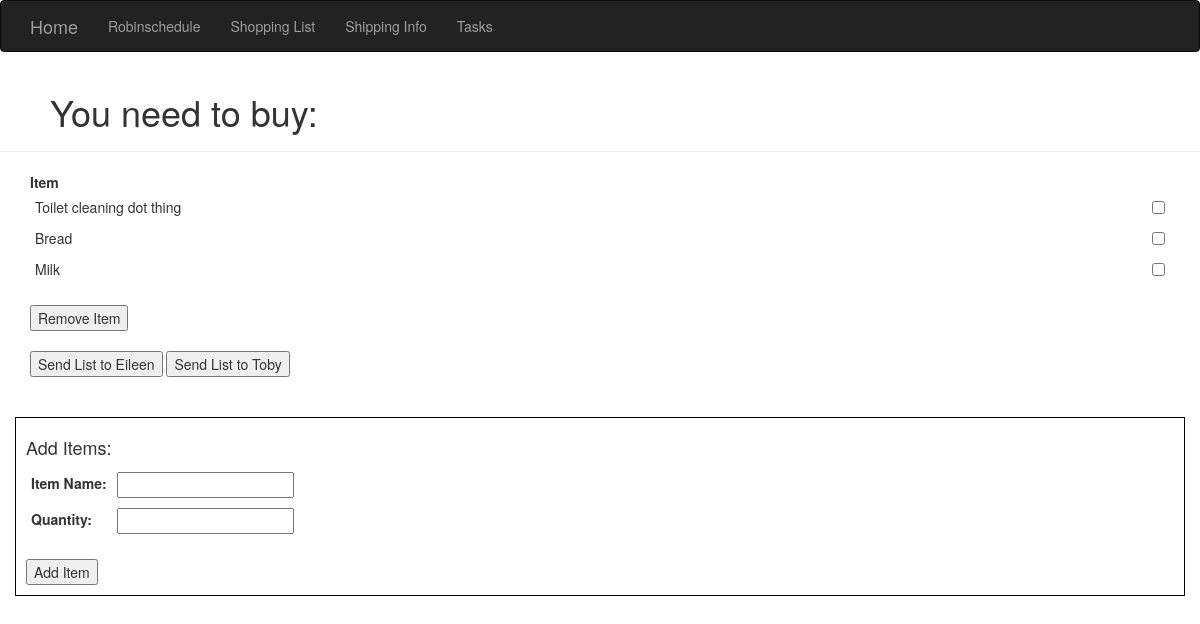
/shopping, run on an earlier commit of the app's database.
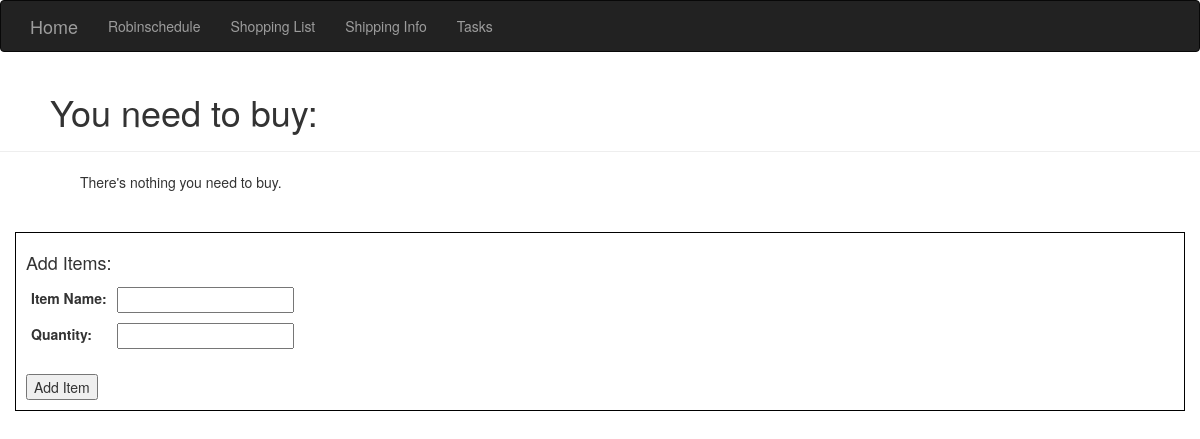
And on a later commit of the database.
### homeSite.py (models this page shows, shortened)
class Grocery(db.Model):
    __tablename__ = 'groceries'
    id = db.Column(db.Integer, primary_key=True)
    itemName = db.Column(db.String(64), unique=True)
    quantity = db.Column(db.Integer) #Setting quantity to optional so 'rice' doesn't need a quantity

### homeSite.py (the view, shortened to what this page needs)
@app.route('/shopping', methods=['GET', 'POST'])
def shopping():
    shoppingItems = Grocery.query.all()
    recipientEmailAddress = None
    return render_template('shopping.html', items=shoppingItems)

### templates/shopping.html (shortened to what this page needs)
{% extends "base.html" %}
{% block content %}
<div class="page-header" style="padding-left: 50px;">
    <h1>You need to buy:</h1>
</div>
<div class="container">
    {% if items %}
    <form method="POST" name="itemsToRemove">
    <table>
        <tr>
            <th style="width: 90%;">
                Item
            </th>
            <th style="width: 10%;">
            </th>
        </tr>
        {% for item in items %}
            <tr>
                <td>
                    {{item.itemName}}
                </td>
                <td>
                </td>
                <td><input type="checkbox" name="itemToRemove" value="{{item.itemName}}"></td>
            </tr>
        {% endfor %}
    </table>
    <br/>
    <input type="submit" name="remove" value="Remove Item">
</form>
    <br/>
    <form method="POST">
        <input type="submit" name="eileen" value="Send List to Eileen">
        <input type="submit" name="toby" value="Send List to Toby">
    </form>
    {% else %}
        <div class="list-group-heading" style="padding-left: 50px;">
            There's nothing you need to buy.
        </div>
    {% endif %}
</div>
<br>
<br>
<div class="container" style="border: 1px solid black; padding: 10px;">
    <form method=POST name="addItem">
        <table>
            <tr>
                <th colspan="2">
                    <h4>Add Items:</h4>
                </th>
            </tr>
            <tr>
                <td>
                    <label for="itemName">Item Name:</label>
                </td>
                <td>
                    <input type="text" id="itemName" name="itemName" required>
                </td>
            </tr>
            <tr>
                <td>
                    <label for="itemQuant">Quantity:</label>
                </td>
                <td>
                    <input type="number" id="itemQuant" name="itemQuant" min='1'>
                </td>
            </tr>
            <tr style="height: 20px;">
            </tr>
        </table>
    <input type="submit" name="addItem" value="Add Item">
    </form>
</div>
<br/>
{% endblock %}

### templates/base.html (shortened to what this page needs)
{% extends "bootstrap/base.html" %}
{% block navbar %}
<div class="navbar navbar-inverse" role="navigation">
    <div class="container">
        <div class="navbar-header">
            <a class="navbar-brand" href="/">Home</a>
        </div>
        <div class="navbar-collapse collapse">
            <ul class="nav navbar-nav">
                <li><a href="/schedule">Robinschedule</a></li>
                <li><a href="/shopping">Shopping List</a></li>
                <li><a href="/shipping">Shipping Info</a></li>
                <li><a href="/tasks">Tasks</a></li>
            </ul>
        </div>
    </div>
</div>
{% endblock %}

### templates/shopping.html (style rules this page uses)
td { padding:5px }

What changed in the data, as far as the page shows it:
removed Grocery: itemName "Toilet cleaning dot thing"
removed Grocery: itemName "Bread"
removed Grocery: itemName "Milk"
Also different on the page:
form field remove: "Remove Item" → (not shown)
form field eileen: "Send List to Eileen" → (not shown)
form field toby: "Send List to Toby" → (not shown)
text no longer shown: "Item"
text now shown: "There's nothing you need to buy."
